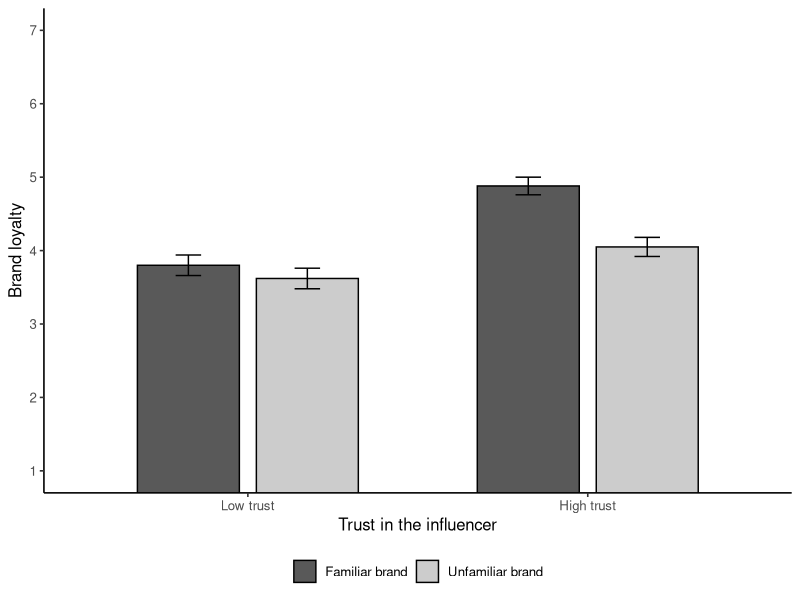

Generate this figure with R:
## ---- chunk 1
#| label: fig-loyalty
#| fig-cap: "Brand loyalty by trust in the influencer and brand familiarity. Error bars represent ±1 *SE*"
#| fig-width: 6
#| fig-height: 3.6

library(ggplot2)

# Estimated means and standard errors from Model 2
loyalty <- data.frame(
  trust = factor(rep(c("Low trust", "High trust"), times = 2),
                 levels = c("Low trust", "High trust")),
  familiarity = rep(c("Unfamiliar brand", "Familiar brand"), each = 2),
  mean = c(3.62, 4.05, 3.80, 4.88),
  se = c(0.14, 0.13, 0.14, 0.12)
)

ggplot(loyalty, aes(x = trust, y = mean, fill = familiarity)) +
  geom_col(position = position_dodge(width = .7), width = .6, color = "black") +
  geom_errorbar(aes(ymin = mean - se, ymax = mean + se),
                position = position_dodge(width = .7), width = .15) +
  scale_fill_manual(values = c("grey35", "grey80")) +
  scale_y_continuous(breaks = 1:7) +
  coord_cartesian(ylim = c(1, 7)) +
  labs(x = "Trust in the influencer", y = "Brand loyalty", fill = NULL) +
  theme_classic(base_size = 12, base_family = "sans") +
  theme(legend.position = "bottom")
